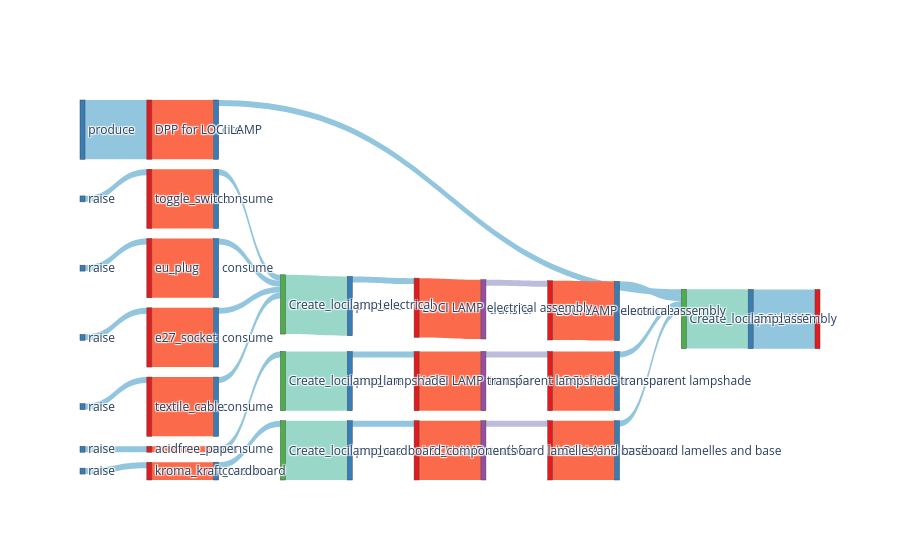

Source (notebook cell):
### Markdown cell above
## Visualization

Generate a Sankey diagram showing the material flow through the supply chain.

### Code cell
# Visualize the DPP and supply chain

print("📊 Generating DPP visualization...")

# Build Sankey data from backward trace
labels = []
sources = []
targets = []
values = []
color_nodes = []
color_links = []
assigned = {}

if backtrace:
    vis_dpp(backtrace[0], count=0, assigned=assigned, labels=labels, targets=targets, sources=sources, values=values, color_nodes=color_nodes, color_links=color_links)
    sources, targets = consol_trace(assigned, sources, targets)
    make_sankey(sources, targets, labels, values, color_nodes, color_links)
else:
    print("No backward trace data available for visualization.")

### Figure 1 — Plotly figure (JSON) as saved in the notebook; plotly's stock layout.template omitted (floating-point values rounded to 4 significant figures)
{"data": [{"link": {"color": ["#92c5de", "#99d8c9", "#92c5de", "#fb6a4a", "#92c5de", "#92c5de", "#fb6a4a", "#bcbddc", "#fb6a4a", "#92c5de", "#99d8c9", "#92c5de", "#fb6a4a", "#92c5de", "#92c5de", "#fb6a4a", "#92c5de", "#92c5de", "#fb6a4a", "#92c5de", "#92c5de", "#fb6a4a", "#92c5de", "#92c5de", "#fb6a4a", "#bcbddc", "#fb6a4a", "#92c5de", "#99d8c9", "#92c5de", "#fb6a4a", "#92c5de", "#92c5de", "#fb6a4a", "#bcbddc", "#fb6a4a", "#92c5de", "#99d8c9", "#92c5de", "#fb6a4a", "#92c5de"], "source": [1, 2, 3, 4, 5, 6, 7, 8, 9, 10, 11, 12, 13, 14, 15, 16, 17, 18, 19, 20, 21, 22, 23, 24, 25, 26, 27, 28, 29, 30, 31, 32, 33, 34, 35, 36, 37, 38, 39, 40, 41], "target": [0, 1, 2, 3, 4, 2, 6, 7, 8, 9, 10, 11, 12, 13, 11, 15, 16, 11, 18, 19, 11, 21, 22, 2, 24, 25, 26, 27, 28, 29, 30, 31, 2, 33, 34, 35, 36, 37, 38, 39, 40], "value": [1, 1, 0.1, 1, 1, 0.1, 1, 0.1, 1, 0.1, 1, 0.1, 1, 0.1, 0.1, 1, 0.1, 0.1, 1, 0.1, 0.1, 1, 0.1, 0.1, 1, 0.1, 1, 0.1, 1, 0.1, 0.1, 0.1, 0.1, 1, 0.1, 1, 0.1, 1, 0.1, 0.3, 0.1]}, "node": {"color": ["#e41a1c", "#377eb8", "#4daf4a", "#377eb8", "#e41a1c", "#377eb8", "#377eb8", "#e41a1c", "#984ea3", "#e41a1c", "#377eb8", "#4daf4a", "#377eb8", "#e41a1c", "#377eb8", "#377eb8", "#e41a1c", "#377eb8", "#377eb8", "#e41a1c", "#377eb8", "#377eb8", "#e41a1c", "#377eb8", "#377eb8", "#e41a1c", "#984ea3", "#e41a1c", "#377eb8", "#4daf4a", "#377eb8", "#e41a1c", "#377eb8", "#377eb8", "#e41a1c", "#984ea3", "#e41a1c", "#377eb8", "#4daf4a", "#377eb8", "#e41a1c", "#377eb8"], "label": ["LOCI LAMP", "produce", "Create_locilamp_assembly", "cite", "DPP for LOCI LAMP", "produce", "consume", "LOCI LAMP electrical assembly", "transfer", "LOCI LAMP electrical assembly", "produce", "Create_locilamp_electrical", "consume", "toggle_switch", "raise", "consume", "eu_plug", "raise", "consume", "e27_socket", "raise", "consume", "textile_cable", "raise", "consume", "LOCI LAMP transparent lampshade", "transfer", "LOCI LAMP transparent lampshade", "produce", "Create_locilamp_lampshade", "consume", "acidfree_paper", "raise", "consume", "LOCI LAMP cardboard lamelles and base", "transfer", "LOCI LAMP cardboard lamelles and base", "produce", "Create_locilamp_cardboard_components", "consume", "kroma_kraft_cardboard", "raise"], "pad": 10, "thickness": 5}, "type": "sankey"}], "layout": {}}
